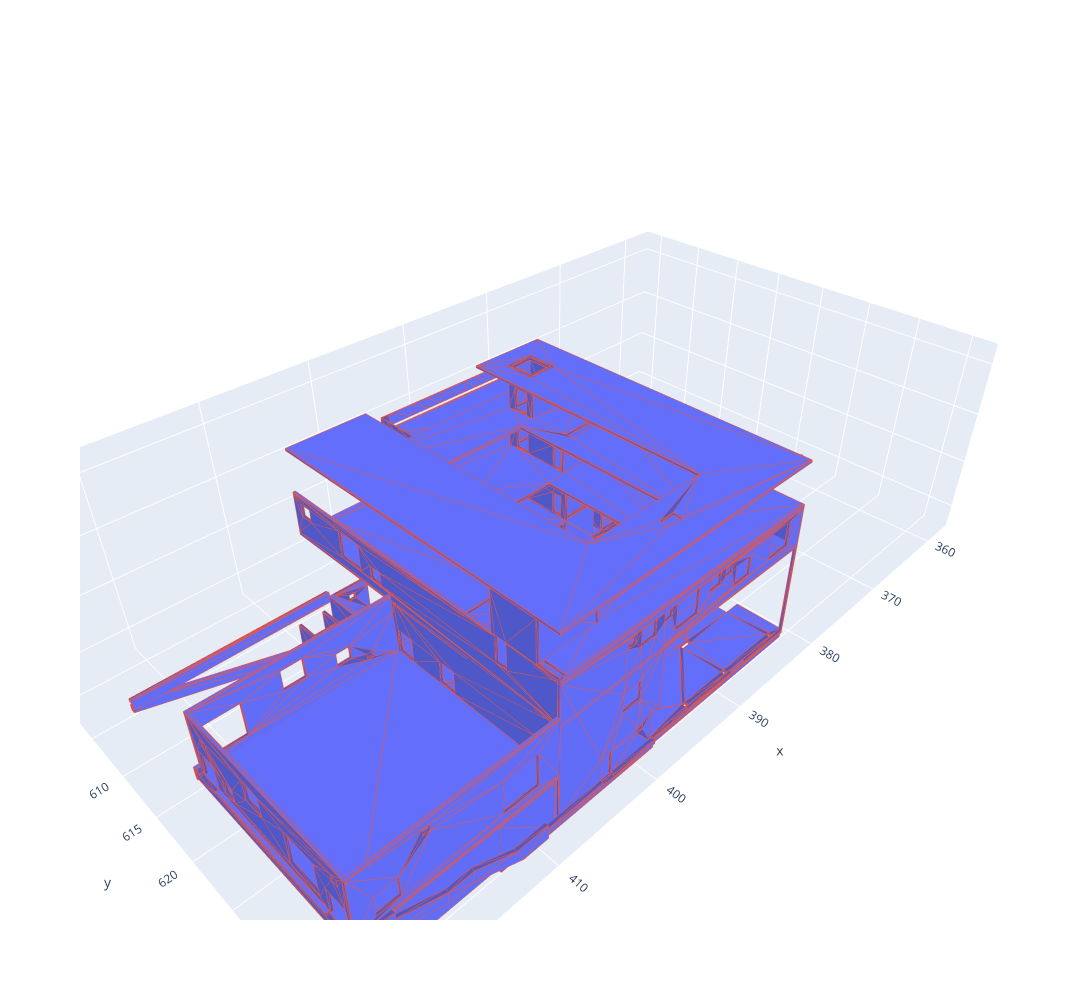

The code cell stored with this chart in its notebook:
### Code cell
plotlyRenderElements(elementShapes)

### Figure 1 — Plotly figure (JSON) as saved in the notebook; plotly's stock layout.template omitted (floating-point values rounded to 4 significant figures; data arrays with more than 128 entries replaced by an {"elided": "..."} marker saying what was removed)
{"data": [{"flatshading": true, "i": {"elided": "4630 int values"}, "j": {"elided": "4630 int values"}, "k": {"elided": "4630 int values"}, "lighting": {"ambient": 0.8}, "type": "mesh3d", "x": {"elided": "2494 float values"}, "y": {"elided": "2494 float values"}, "z": {"elided": "2494 float values"}}, {"mode": "lines", "type": "scatter3d", "x": {"elided": "23150 float values"}, "y": {"elided": "23150 float values"}, "z": {"elided": "23150 float values"}}], "layout": {"autosize": false, "height": 1000, "scene": {"aspectmode": "data"}, "width": 1800}}
